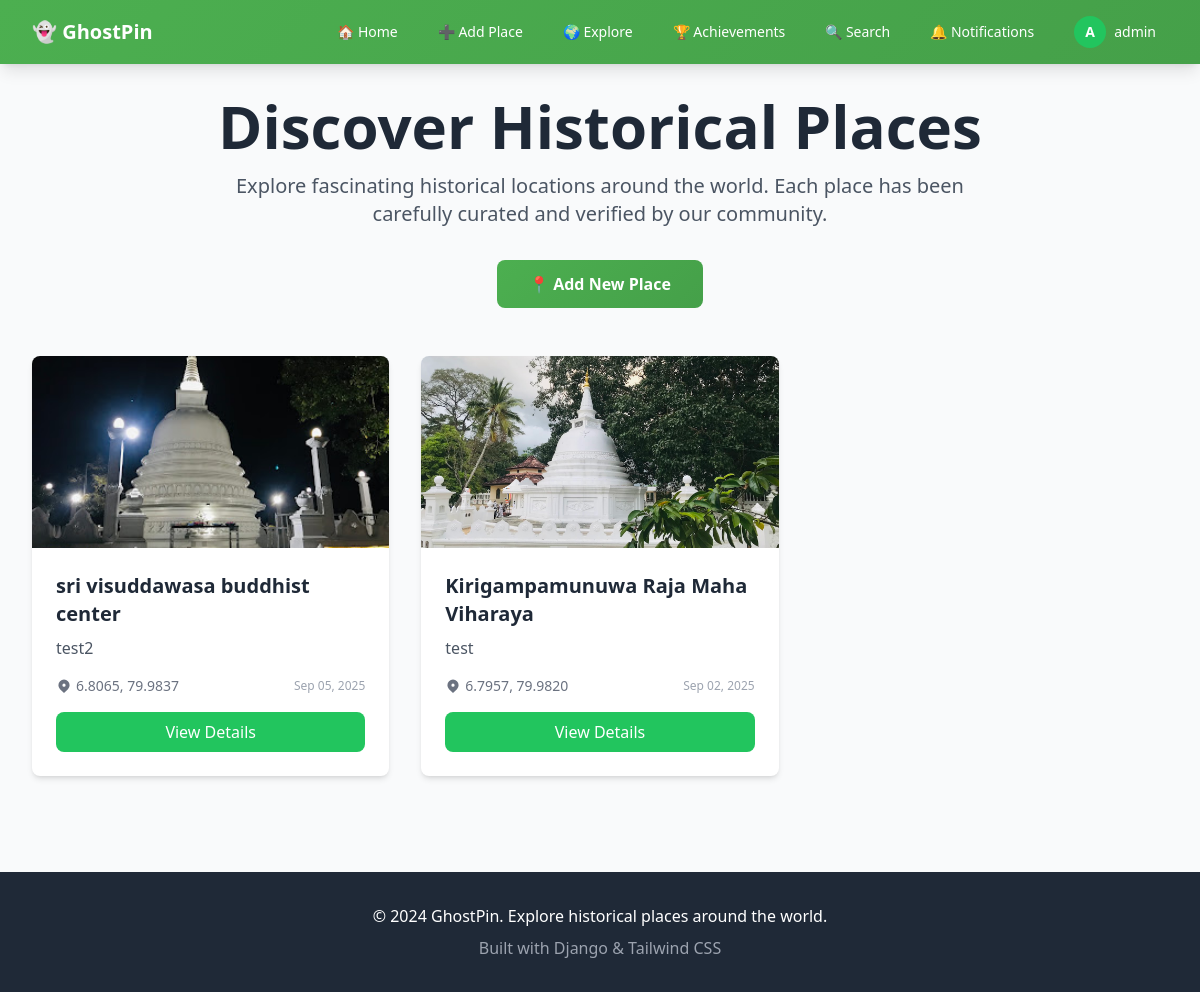
The app's page / (signed in) with its own data.
### places/models.py (models this page shows, shortened)
class Place(models.Model):
    STATUS_CHOICES = [
        ('pending', 'Pending'),
        ('approved', 'Approved'),
        ('rejected', 'Rejected'),
    ]
    CATEGORY_CHOICES = [
        ('historical', 'Historical'),
        ('natural', 'Natural'),
        ('urban', 'Urban'),
        ('mysterious', 'Mysterious'),
        ('other', 'Other'),
    ]
    DIFFICULTY_CHOICES = [
        ('easy', 'Easy'),
        ('moderate', 'Moderate'),
        ('challenging', 'Challenging'),
    ]
    SAFETY_CHOICES = [
        (1, '⭐ Very Unsafe'),
        (2, '⭐⭐ Unsafe'),
        (3, '⭐⭐⭐ Neutral'),
        (4, '⭐⭐⭐⭐ Safe'),
        (5, '⭐⭐⭐⭐⭐ Very Safe'),
    ]
    name = models.CharField(max_length=200)
    description = models.TextField()
    legends_stories = models.TextField(blank=True)
    latitude = models.FloatField()
    longitude = models.FloatField()
    image = models.ImageField(upload_to='places/', null=True, blank=True)
    category = models.CharField(max_length=50, choices=CATEGORY_CHOICES, default='other')
    category_icon = models.CharField(max_length=50, default='📍')
    difficulty = models.CharField(max_length=20, choices=DIFFICULTY_CHOICES, default='easy')
    accessibility_info = models.TextField(blank=True)
    best_time_to_visit = models.CharField(max_length=100, blank=True)
    safety_rating = models.IntegerField(choices=SAFETY_CHOICES, default=3)
    created_by = models.ForeignKey(User, on_delete=models.CASCADE)
    status = models.CharField(max_length=20, choices=STATUS_CHOICES, default='pending')
    approval_votes = models.IntegerField(default=0)
    rejection_votes = models.IntegerField(default=0)
    visit_count = models.IntegerField(default=0)
    created_at = models.DateTimeField(auto_now_add=True)
    updated_at = models.DateTimeField(auto_now=True)
    class Meta:
        ordering = ['-created_at']

### places/views.py (the view)
# urls.py: 2. Add a URL to urlpatterns:  path('', views.home, name='home')
def home(request):
    search_form = SearchForm(request.GET)
    places = Place.objects.filter(status='approved')
    if search_form.is_valid():
        query = search_form.cleaned_data.get('query')
        category = search_form.cleaned_data.get('category')
        difficulty = search_form.cleaned_data.get('difficulty')
        if query:
            places = places.filter(
                Q(name__icontains=query) |
                Q(description__icontains=query) |
                Q(legends_stories__icontains=query)
            )
        if category:
            places = places.filter(category=category)
        if difficulty:
            places = places.filter(difficulty=difficulty)
    featured_collections = PlaceCollection.objects.filter(is_public=True)[:3]
    trending_places = places.order_by('-visit_count')[:6]
    paginator = Paginator(places, 12)
    page_number = request.GET.get('page')
    places_page = paginator.get_page(page_number)
    context = {
        'places': places_page,
        'search_form': search_form,
        'featured_collections': featured_collections,
        'trending_places': trending_places,
    }
    return render(request, 'home.html', context)

### templates/home.html (shortened to what this page needs)
{% extends 'base.html' %}
{% block content %}
<div class="text-center mb-12">
    <h1 class="text-4xl md:text-6xl font-bold text-gray-800 mb-4">
        Discover Historical Places
    </h1>
    <p class="text-xl text-gray-600 max-w-3xl mx-auto mb-8">
        Explore fascinating historical locations around the world. Each place has been carefully curated and verified by our community.
    </p>
    {% if user.is_authenticated %}
        <a href="{% url 'add_place' %}" class="btn-primary text-white px-8 py-3 rounded-lg font-semibold inline-block">
            📍 Add New Place
        </a>
    {% else %}
        <a href="{% url 'login' %}" class="btn-primary text-white px-8 py-3 rounded-lg font-semibold inline-block">
            🔐 Login to Add Places
        </a>
    {% endif %}
</div>
{% if places %}
    <div class="grid grid-cols-1 md:grid-cols-2 lg:grid-cols-3 gap-8">
        {% for place in places %}
            <div class="bg-white rounded-lg shadow-md overflow-hidden card-hover">
                {% if place.image %}
                    <img src="{{ place.image.url }}" alt="{{ place.name }}" class="w-full h-48 object-cover">
                {% else %}
                    <div class="w-full h-48 bg-gradient-to-br from-green-400 to-green-600 flex items-center justify-center">
                        <span class="text-white text-6xl">🏛️</span>
                    </div>
                {% endif %}
                <div class="p-6">
                    <h3 class="text-xl font-bold text-gray-800 mb-2">{{ place.name }}</h3>
                    <p class="text-gray-600 mb-4 line-clamp-3">
                        {{ place.description|truncatewords:20 }}
                    </p>
                    <div class="flex items-center justify-between">
                        <div class="flex items-center text-sm text-gray-500">
                            <svg class="w-4 h-4 mr-1" fill="currentColor" viewBox="0 0 20 20">
                                <path fill-rule="evenodd" d="M5.05 4.05a7 7 0 119.9 9.9L10 18.9l-4.95-4.95a7 7 0 010-9.9zM10 11a2 2 0 100-4 2 2 0 000 4z" clip-rule="evenodd"></path>
                            </svg>
                            {{ place.latitude|floatformat:4 }}, {{ place.longitude|floatformat:4 }}
                        </div>
                        <span class="text-xs text-gray-400">
                            {{ place.created_at|date:"M d, Y" }}
                        </span>
                    </div>
                    <div class="mt-4">
                        <a href="{% url 'place_detail' place.pk %}" class="w-full bg-green-500 hover:bg-green-600 text-white py-2 px-4 rounded-lg font-medium transition-colors inline-block text-center">
                            View Details
                        </a>
                    </div>
                </div>
            </div>
        {% endfor %}
    </div>
{% endif %}
{% endblock %}

### templates/base.html (shortened to what this page needs)
<!DOCTYPE html>
<html lang="en">
<head>
    <script src="https://cdn.tailwindcss.com"></script>
    <link rel="stylesheet" href="https://unpkg.com/leaflet@1.9.4/dist/leaflet.css" />
</head>
<body class="bg-gray-50 min-h-screen">
    <nav class="gradient-bg shadow-lg sticky top-0 z-50">
        <div class="max-w-7xl mx-auto px-4 sm:px-6 lg:px-8">
            <div class="flex justify-between items-center h-16">
                <div class="flex items-center">
                    <a href="{% url 'home' %}" class="text-white text-xl font-bold">
                        👻 GhostPin
                    </a>
                </div>
                <div class="hidden md:block">
                    <div class="ml-10 flex items-baseline space-x-4">
                        <a href="{% url 'home' %}" class="text-white hover:bg-green-600 px-3 py-2 rounded-md text-sm font-medium transition-colors">
                            🏠 Home
                        </a>
                        {% if user.is_authenticated %}
                            <a href="{% url 'add_place' %}" class="text-white hover:bg-green-600 px-3 py-2 rounded-md text-sm font-medium transition-colors">
                                ➕ Add Place
                            </a>
                            {% if user.is_staff %}
                                <div class="relative group">
                                    <button class="text-white hover:bg-green-600 px-3 py-2 rounded-md text-sm font-medium focus:outline-none">
                                        🌍 Explore
                                    </button>
                                </div>
                                <div class="relative group">
                                    <button class="text-white hover:bg-green-600 px-3 py-2 rounded-md text-sm font-medium focus:outline-none">
                                        🏆 Achievements
                                    </button>
                                </div>
                                <div class="relative group">
                                    <button class="text-white hover:bg-green-600 px-3 py-2 rounded-md text-sm font-medium focus:outline-none">
                                        🔍 Search
                                    </button>
                                </div>
                                <a href="{% url 'notifications' %}" class="text-white hover:bg-green-600 px-3 py-2 rounded-md text-sm font-medium transition-colors">
                                     🔔 Notifications
                                </a>
                                <div class="relative group">
                                    <button class="flex items-center space-x-2 text-white hover:bg-green-600 px-3 py-2 rounded-md text-sm font-medium focus:outline-none">
                                        {% if user.profile.avatar %}
                                            <img src="{{ user.profile.avatar.url }}" alt="{{ user.username }}" class="w-8 h-8 rounded-full object-cover border-2 border-white" title="{{ user.username }}">
                                        {% else %}
                                            <div class="w-8 h-8 rounded-full bg-green-500 flex items-center justify-center text-white font-bold">
                                                {{ user.username|first|upper }}
                                            </div>
                                        {% endif %}
                                        <span class="hidden sm:inline">{{ user.username }}</span>
                                    </button>
                                </div>
                                {% endif %}
                        {% else %}
                            <a href="{% url 'login' %}" class="text-white hover:bg-green-600 px-3 py-2 rounded-md text-sm font-medium transition-colors">
                                🔑 Login
                            </a>
                        {% endif %}
                    </div>
                </div>
            </div>
        </div>
    </nav>
    <main class="max-w-7xl mx-auto px-4 sm:px-6 lg:px-8 py-8">
        {% block content %}
        {% endblock %}
    </main>
    <footer class="bg-gray-800 text-white mt-16">
        <div class="max-w-7xl mx-auto px-4 sm:px-6 lg:px-8 py-8">
            <div class="text-center">
                <p>&copy; 2024 GhostPin. Explore historical places around the world.</p>
                <p class="mt-2 text-gray-400">Built with Django & Tailwind CSS</p>
            </div>
        </div>
    </footer>
</body>
</html>

### templates/base.html (style rules this page uses)
.gradient-bg { background: linear-gradient(135deg, #4CAF50 0%, #45a049 100%); }
.card-hover { transition: transform 0.3s ease, box-shadow 0.3s ease; }
.btn-primary { background: linear-gradient(135deg, #4CAF50 0%, #45a049 100%); transition: all 0.3s ease; }

### records on screen
Place: image (picture), name "sri visuddawasa buddhist center", description "test2", latitude "6.8065", longitude "79.9837", created_at "Sep 05, 2025"
Place: image (picture), name "Kirigampamunuwa Raja Maha Viharaya", description "test", latitude "6.7957", longitude "79.9820", created_at "Sep 02, 2025"

### other values on screen
{{ user.username|first|upper }} "A"
{{ user.username }} "admin"
